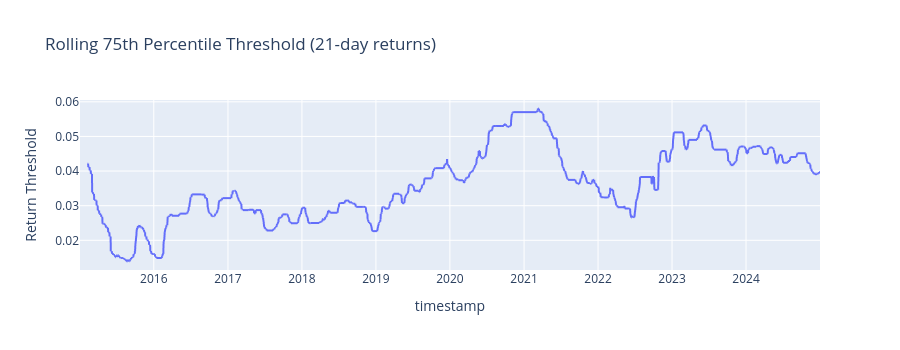

Notebook code cell kept with this figure:
### Code cell
# Visualize threshold adaptation
threshold_col = [c for c in labels_ts_pct.columns if "threshold" in c.lower()]
if threshold_col:
    fig = px.line(
        labels_ts_pct.to_pandas(),
        x="timestamp",
        y=threshold_col[0],
        title=f"Rolling 75th Percentile Threshold ({horizon}-day returns)",
    )
    fig.update_layout(height=350, yaxis_title="Return Threshold")
    fig.show()

### Figure 1 — Plotly figure (JSON) as saved in the notebook; plotly's stock layout.template omitted (floating-point values rounded to 4 significant figures; data arrays with more than 128 entries replaced by an {"elided": "..."} marker saying what was removed)
{"data": [{"hovertemplate": "timestamp=%{x}<br>threshold_p75_h21=%{y}<extra></extra>", "legendgroup": "", "line": {"color": "#636efa", "dash": "solid"}, "marker": {"symbol": "circle"}, "mode": "lines", "name": "", "showlegend": false, "type": "scattergl", "x": {"elided": "2516 str values"}, "xaxis": "x", "y": {"elided": "2516 float values"}, "yaxis": "y"}], "layout": {"height": 350, "legend": {"tracegroupgap": 0}, "title": {"text": "Rolling 75th Percentile Threshold (21-day returns)"}, "xaxis": {"anchor": "y", "domain": [0.0, 1.0], "title": {"text": "timestamp"}}, "yaxis": {"anchor": "x", "domain": [0.0, 1.0], "title": {"text": "Return Threshold"}}}}
